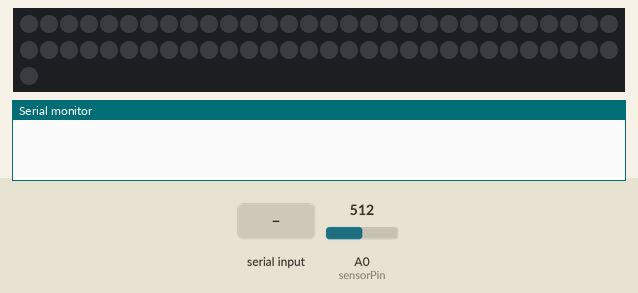
Recording of a sketch running on a simulated Arduino Mega 2560, built with avr-gcc and run on an emulated ATmega2560. Shown: 61 RGB LEDs in strip order, left to right, continuing on the next row, the last lines printed to the serial monitor. Inputs (shaded band) come from the test bench; at power-on: A0 (sensorPin) = 512.

Above: at 1.2 s.
1.3 s: "g" received over the second serial link
At 1.45 s:
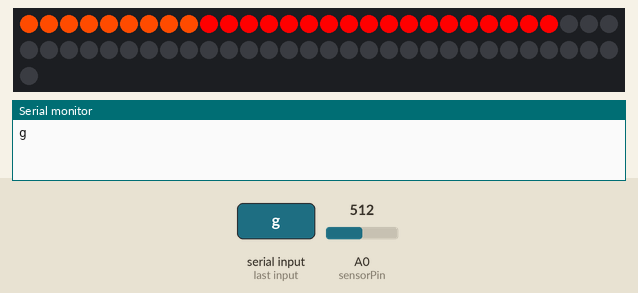
3.6 s: "d" received over the second serial link
5.1 s: A0 (sensorPin) set to 710
6.6 s: "a" received over the second serial link
Timing chart, 0 to 9.1 s (numbered marks = the images above; inputs shaded):
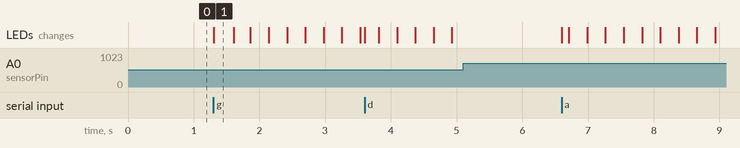

The sketch:

led-mega2.ino
```cpp
#include <Adafruit_NeoPixel.h>

#define PIN 6

Adafruit_NeoPixel strip = Adafruit_NeoPixel(61, PIN, NEO_GRB + NEO_KHZ800); //61:nb de LEDs

int i=0;
int compteur=0;


// Clignotants
char message = "";
char clignotant = "";
char ancien_clignotant = "";


// Feu luminosite
const int sensorPin = A0;


// Feu accelerometre
char feu = "";


// Phare
char ancien_etat = "";
char etat = "";


void setup() {

  Serial3.begin(38400);
  Serial.begin(9600);

  strip.begin();
  strip.show();

}

void loop() {

// Clingotants
  if(Serial3.available()){
    message = Serial3.read();
    Serial.println(message);
  }


// Feu/Phare luminosite

  int valeur = analogRead(sensorPin);
  //Serial.println(valeur);


  ancien_etat = etat;

  if(valeur<=700){
    etat = 'n';
  }

  else{
     etat = 'j';
  }

  if(ancien_etat!=etat){
    //Serial.println(etat);
    Serial3.write(etat);
  }

  ancien_clignotant = clignotant;

  if(message == 'e'){
    clignotant = 'e';
  }

  else if(message == 'g'){
    clignotant = 'g';
  }

  else if(message == 'd'){
    clignotant = 'd';
  }


// Feu accelerometre
  else if(message == 'f'){
    feu = 'f';
  }

  else if(message == 'a'){
    feu = 'a';
  }


/*********Traitement cas jour*********/

  if(etat=='j'){

    if(feu=='a'){

      if(clignotant=='e' || ancien_clignotant!=clignotant){
        for(i=0; i<27; i++){
          strip.setPixelColor(i,0,0,0);
        }
      strip.show();
      }

    if(clignotant=='g'){
      if(compteur<100){
        strip.setPixelColor(0,255,75,0);
        strip.setPixelColor(1,255,75,0);
        strip.setPixelColor(2,255,75,0);
        strip.setPixelColor(3,255,75,0);
        strip.setPixelColor(4,255,75,0);
        strip.setPixelColor(5,255,75,0);
        strip.setPixelColor(6,255,75,0);
        strip.setPixelColor(7,255,75,0);
        strip.setPixelColor(8,255,75,0);
        strip.show();
      }
      if(100<=compteur && compteur<200){
        strip.setPixelColor(0,0,0,0);
        strip.setPixelColor(1,0,0,0);
        strip.setPixelColor(2,0,0,0);
        strip.setPixelColor(3,0,0,0);
        strip.setPixelColor(4,0,0,0);
        strip.setPixelColor(5,0,0,0);
        strip.setPixelColor(6,0,0,0);
        strip.setPixelColor(7,0,0,0);
        strip.setPixelColor(8,0,0,0);
        strip.show();
      }
      if(compteur==200){
        compteur=0;
      }
      compteur++;
    }

    if(clignotant=='d'){
      if(compteur<100){
        strip.setPixelColor(18,255,75,0);
        strip.setPixelColor(19,255,75,0);
        strip.setPixelColor(20,255,75,0);
        strip.setPixelColor(21,255,75,0);
        strip.setPixelColor(22,255,75,0);
        strip.setPixelColor(23,255,75,0);
        strip.setPixelColor(24,255,75,0);
        strip.setPixelColor(25,255,75,0);
        strip.setPixelColor(26,255,75,0);
        strip.show();
      }
      if(100<=compteur && compteur<200){
        strip.setPixelColor(18,0,0,0);
        strip.setPixelColor(19,0,0,0);
        strip.setPixelColor(20,0,0,0);
        strip.setPixelColor(21,0,0,0);
        strip.setPixelColor(22,0,0,0);
        strip.setPixelColor(23,0,0,0);
        strip.setPixelColor(24,0,0,0);
        strip.setPixelColor(25,0,0,0);
        strip.setPixelColor(26,0,0,0);
        strip.show();
      }
      if(compteur==200){
        compteur=0;
      }
      compteur++;
    }
    }

    if(feu=='f'){

      if(clignotant=='e' || ancien_clignotant!=clignotant){
        for(i=0; i<27; i++){
          strip.setPixelColor(i,255,0,0);
        }
      strip.show();
      }

    if(clignotant=='g'){
      if(compteur<100){
        strip.setPixelColor(0,255,75,0);
        strip.setPixelColor(1,255,75,0);
        strip.setPixelColor(2,255,75,0);
        strip.setPixelColor(3,255,75,0);
        strip.setPixelColor(4,255,75,0);
        strip.setPixelColor(5,255,75,0);
        strip.setPixelColor(6,255,75,0);
        strip.setPixelColor(7,255,75,0);
        strip.setPixelColor(8,255,75,0);
        strip.show();
      }
      if(100<=compteur && compteur<200){
        strip.setPixelColor(0,255,0,0);
        strip.setPixelColor(1,255,0,0);
        strip.setPixelColor(2,255,0,0);
        strip.setPixelColor(3,255,0,0);
        strip.setPixelColor(4,255,0,0);
        strip.setPixelColor(5,255,0,0);
        strip.setPixelColor(6,255,0,0);
        strip.setPixelColor(7,255,0,0);
        strip.setPixelColor(8,255,0,0);
        strip.show();
      }
      if(compteur==200){
        compteur=0;
      }
      compteur++;
    }

    if(clignotant=='d'){
      if(compteur<100){
        strip.setPixelColor(18,255,75,0);
        strip.setPixelColor(19,255,75,0);
        strip.setPixelColor(20,255,75,0);
        strip.setPixelColor(21,255,75,0);
        strip.setPixelColor(22,255,75,0);
        strip.setPixelColor(23,255,75,0);
        strip.setPixelColor(24,255,75,0);
        strip.setPixelColor(25,255,75,0);
        strip.setPixelColor(26,255,75,0);
        strip.show();
      }
      if(100<=compteur && compteur<200){
        strip.setPixelColor(18,255,0,0);
        strip.setPixelColor(19,255,0,0);
        strip.setPixelColor(20,255,0,0);
        strip.setPixelColor(21,255,0,0);
        strip.setPixelColor(22,255,0,0);
        strip.setPixelColor(23,255,0,0);
        strip.setPixelColor(24,255,0,0);
        strip.setPixelColor(25,255,0,0);
        strip.setPixelColor(26,255,0,0);
        strip.show();
      }
      if(compteur==200){
        compteur=0;
      }
      compteur++;
    }
    }

  }


/*********Traitement cas nuit*********/

  if(etat=='n'){

    if(feu=='a'){
    }

    if(feu=='f'){
    }

    if(clignotant=='e' || ancien_clignotant!=clignotant){
        for(i=0; i<27; i++){
          strip.setPixelColor(i,255,0,0);
        }
      strip.show();
      }

    if(clignotant=='g'){
      if(compteur<100){
        strip.setPixelColor(0,255,75,0);
        strip.setPixelColor(1,255,75,0);
        strip.setPixelColor(2,255,75,0);
        strip.setPixelColor(3,255,75,0);
        strip.setPixelColor(4,255,75,0);
        strip.setPixelColor(5,255,75,0);
        strip.setPixelColor(6,255,75,0);
        strip.setPixelColor(7,255,75,0);
        strip.setPixelColor(8,255,75,0);
        strip.show();
      }
      if(100<=compteur && compteur<200){
        strip.setPixelColor(0,255,0,0);
        strip.setPixelColor(1,255,0,0);
        strip.setPixelColor(2,255,0,0);
        strip.setPixelColor(3,255,0,0);
        strip.setPixelColor(4,255,0,0);
        strip.setPixelColor(5,255,0,0);
        strip.setPixelColor(6,255,0,0);
        strip.setPixelColor(7,255,0,0);
        strip.setPixelColor(8,255,0,0);
        strip.show();
      }
      if(compteur==200){
        compteur=0;
      }
      compteur++;
    }

    if(clignotant=='d'){
      if(compteur<100){
        strip.setPixelColor(18,255,75,0);
        strip.setPixelColor(19,255,75,0);
        strip.setPixelColor(20,255,75,0);
        strip.setPixelColor(21,255,75,0);
        strip.setPixelColor(22,255,75,0);
        strip.setPixelColor(23,255,75,0);
        strip.setPixelColor(24,255,75,0);
        strip.setPixelColor(25,255,75,0);
        strip.setPixelColor(26,255,75,0);
        strip.show();
      }
      if(100<=compteur && compteur<200){
        strip.setPixelColor(18,255,0,0);
        strip.setPixelColor(19,255,0,0);
        strip.setPixelColor(20,255,0,0);
        strip.setPixelColor(21,255,0,0);
        strip.setPixelColor(22,255,0,0);
        strip.setPixelColor(23,255,0,0);
        strip.setPixelColor(24,255,0,0);
        strip.setPixelColor(25,255,0,0);
        strip.setPixelColor(26,255,0,0);
        strip.show();
      }
      if(compteur==200){
        compteur=0;
      }
      compteur++;
    }

  }


}
```

Measured:
- after the input at 1.3 s, the LEDs: change at once (image 1)
- after the input at 5.1 s, every drawn part: stays the same
